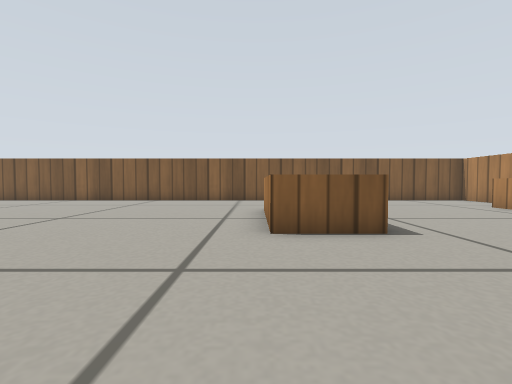
view 1 (above)

16 first-person views from a walk through a robot-simulator world made for Gazebo. The camera is 0.22 m above the floor, tilts 2° down and sees 85° across. The floor is counted in squares, 0.25 m on a side. Each view is taken from the middle of a square. On the plan, view 1 faces up. The plan holds only what a view shows up to about 11 squares ahead; the rest is blank. The robots in the file are not drawn. Simple patterns stand in for the simulator's built-in surfaces.

view 2
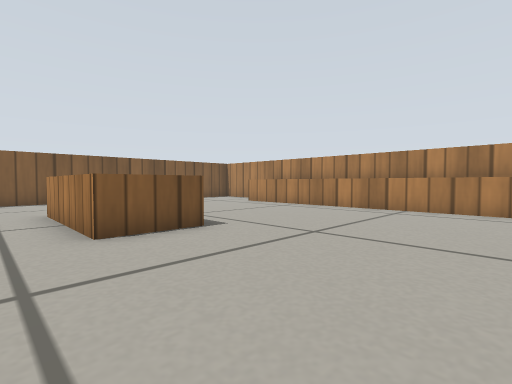

view 3
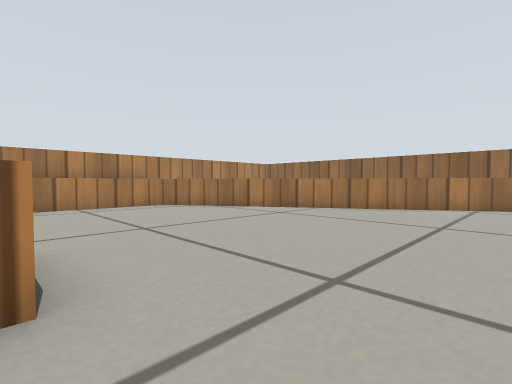

view 4
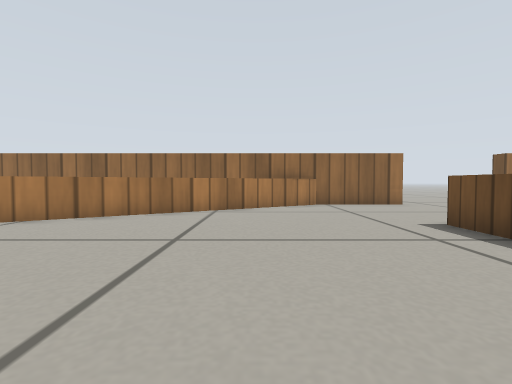

view 5
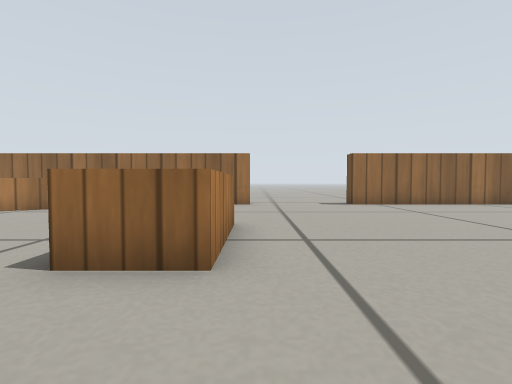

view 6
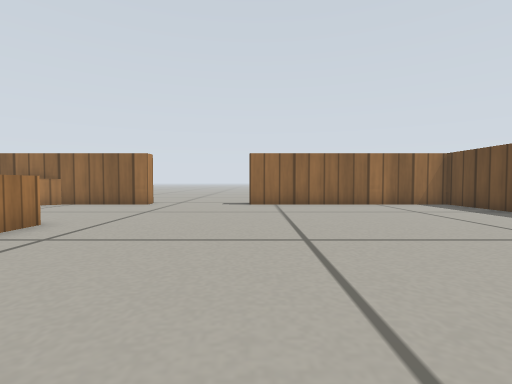

view 7
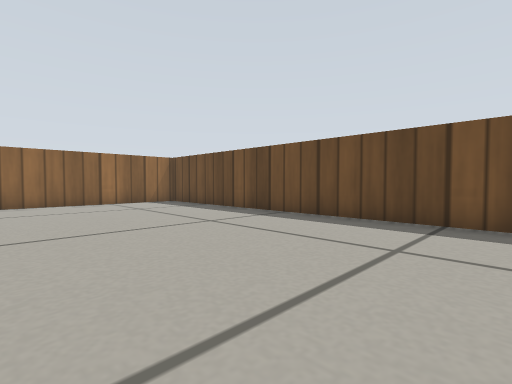

view 8
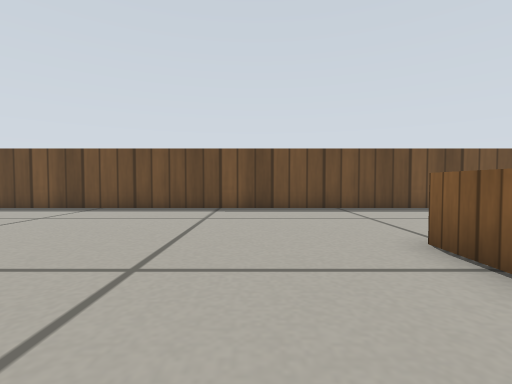

view 9
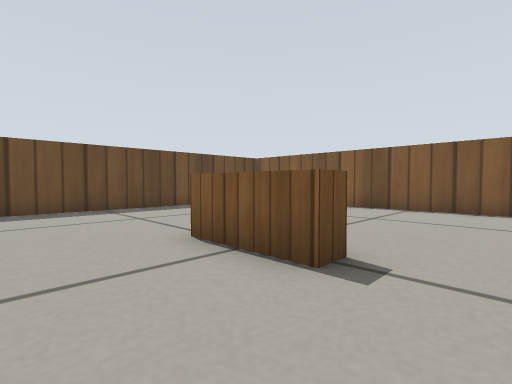

view 10
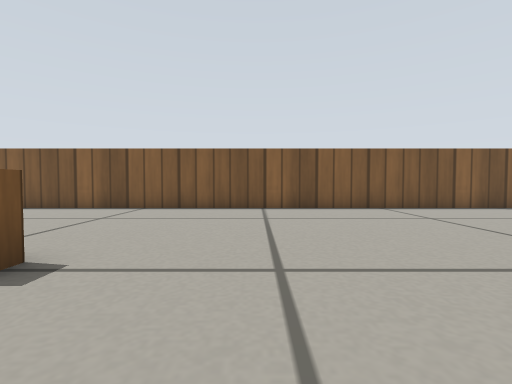

view 11
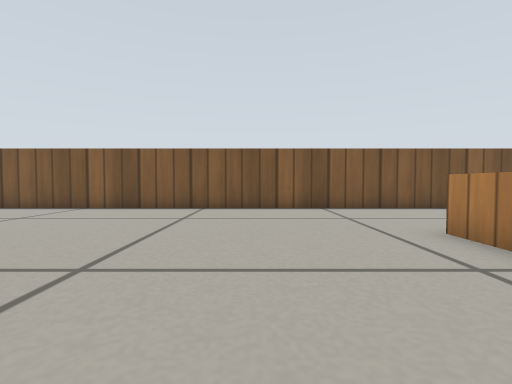

view 12
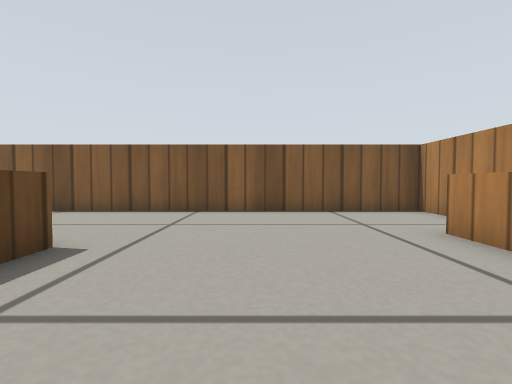

view 13
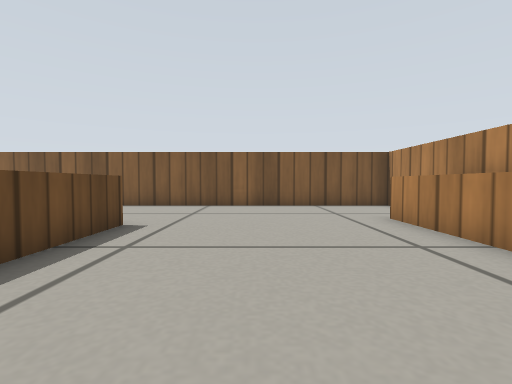

view 14
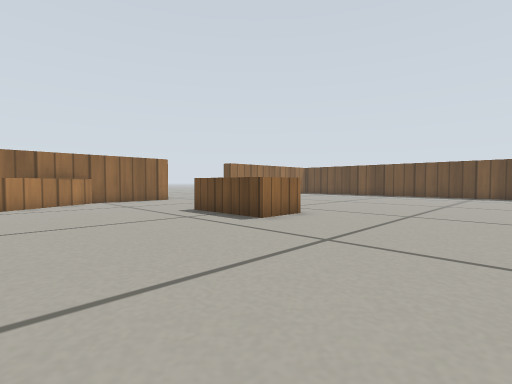

view 15
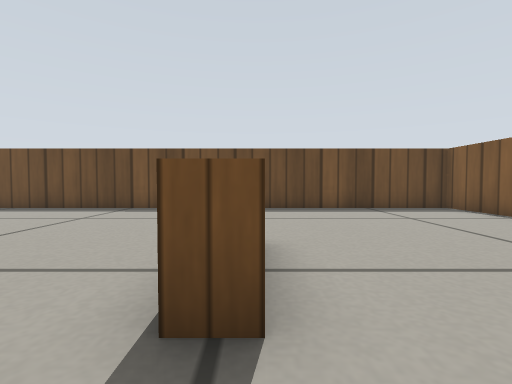

view 16
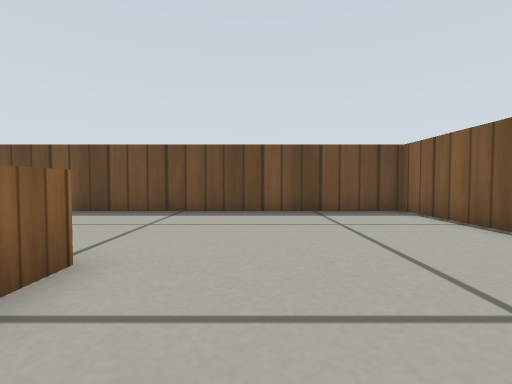

### Floor plan
Points are (right, up) in squares from view 1. A wall is a line through its corners. A room is listed if a view was taken in it or the views show most of it. See-through windows are left out.
Room 1 (views 1, 2, 3, 4, 5, 6, 7, 8, 9, 10, 11, 12, 13, 14, 15, 16)
walls: (-11.5, 7.1) (-11.5, 6.5) (-14, 6.5); (-7.6, -2.8) (-7.6, 0.3) (-6, 0.3) (-6, -2.8); (-14, 7.1) (-13, 7.1); (2.4, 4.7) (0.3, 4.7) (0.3, 8.7); (2.3, 8.7) (2.3, 5.9); (-7.9, -7.9) (8, -7.9); (-4.4, -8) (8.3, -0.2) (8.3, 9.7); (10, 8.4) (10, 13.5) (-19.4, 13.5) (-19.5, -7.9) (-11.8, -7.9)
ways out: opening at (-9.5, -8)

Where each view was taken, in squares from view 1:
view 1: 0 up, 0 right, facing up
view 2: 0 up, 1 left, facing up-right
view 3: 5 up, 2 left, facing down-right
view 4: 3 up, 2 left, facing down
view 5: 3 up, 8 left, facing down
view 6: 3 up, 12 left, facing down
view 7: 4 up, 13 left, facing down-left
view 8: 4 up, 10 left, facing left
view 9: 4 up, 10 left, facing up-left
view 10: 4 up, 9 left, facing up
view 11: 4 up, 3 left, facing up
view 12: 5 up, 5 right, facing up
view 13: 3 up, 5 right, facing up
view 14: 5 up, 1 left, facing down-left
view 15: 7 up, 10 left, facing left
view 16: 9 up, 11 left, facing left
